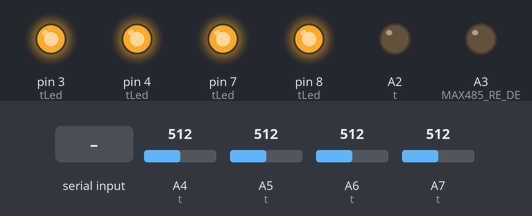
This sketch was run on a simulated Arduino Nano, built with avr-gcc and run on an emulated ATmega328P. On the bench: output pins drawn as LEDs (lit = HIGH). Inputs (shaded band) come from the test bench; at power-on: A4 (t) = 512, A5 (t) = 512, A6 (t) = 512, A7 (t) = 512. What the sketch prints to the serial monitor is not drawn.

Above: at 0.1 s.
At 4.2 s:
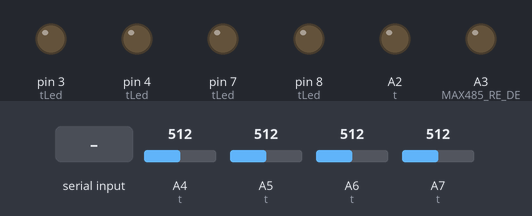
4.3 s: "1" received over Serial
Timing chart, 0 to 7.3 s (numbered marks = the images above; inputs shaded):
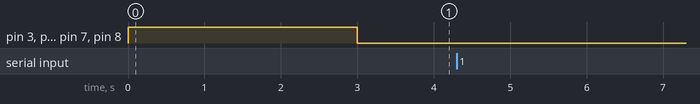

The sketch:

main_board.ino
```cpp
#define CHANNELS 4

// PINS
const int t[CHANNELS+1] = {A4, A5, A7, A6, A2}; // pins + relay
const int tLed[CHANNELS+1] = {8, 7, 4, 3}; // pins
#define RELAY CHANNELS // relay out index in t array

#define INTERVAL 2000 // interval check in miliseconds

//---------------------------------------
// Variables defined here and above
unsigned long currentMillis = 0;
unsigned long previousMillis = 0;

// variables for adc vals
int adc[CHANNELS] = {};

// variable for local alarm state
uint8_t alarmed_inputs = 0; //   Переменная которая каждый раз в цикле хранит количество датчиков которые находятся в состоянии тревоги
const uint8_t ALARM_STARTS_BORDER = 3; // Сколько датчиков должны сработать для активации реле
bool isAlarm = false;

//-------------
// buffers
const int BUF_CAP = 10; // Длина буфера
const int ADC_MAX_VAL = 1023; // Максимальное значение в буфере. Инициализируем им буфер чтобы алгоритм не сработал в самом начале после старта ллаты
const int ALARM_VAL_COUNT = 70; // Какой процент значений в буфере должны быть ниже порогового для срабатывания тревоги по этому каналу
const int ALARM_THRESHOLD_VAL = 100; // Пороговое значние, ниже которого считается что пропал сигнал с датчика

int b[CHANNELS][BUF_CAP] = {{}};

uint16_t state = 0, prevState = 0;

String foo;

//char buf[2048] = {};
//size_t count=0;

//---------------------------------------

void initBuffer(int* buf) {
  if (buf!=0)
      for (int i=0; i<BUF_CAP; ++i)
        buf[i] = ADC_MAX_VAL;
}

void updateBuffer(int* buf, const int& v) {
   if (buf!=0) {
       for (int i=0; i<BUF_CAP-1; ++i)
          buf[i] = buf[i+1];
       buf[BUF_CAP-1] = v;
   }
}

bool checkBuffer(const int* buf) {
  int t_vals = 0;
  if (buf!=0)
      for (int i=0; i<BUF_CAP; i++)
        if (buf[i] < ALARM_THRESHOLD_VAL)
          t_vals++;
  if (t_vals>(BUF_CAP*(ALARM_VAL_COUNT/100.0)))
    return true;
  return false;
}

//-------------
// RS485
#define MAX485_RE_DE   A3

void beginTransmission() {
  digitalWrite(MAX485_RE_DE, HIGH);
}

void endTransmission() {
  digitalWrite(MAX485_RE_DE, LOW);
}

//--------------
// BitMasks
const uint16_t ALARM_STATE_MASK = 0x0001; // Main alarm
const uint16_t CH_STATE_MASKS[CHANNELS] = {
    0x0002, // Channel 0
    0x0004, // Channel 1
    0x0008, // Channel 2
    0x0010  // Channel 3
  };

int16_t encodeState(bool const isAlarm, bool* const inputStates) {
  int16_t res = 0;
  if (isAlarm)
    res |= ALARM_STATE_MASK;
  else
    res &= ~ALARM_STATE_MASK;
  for (uint8_t i=0; i<CHANNELS; ++i) {
    if (inputStates[i])
      res |= CH_STATE_MASKS[i];
    else
      res &= ~CH_STATE_MASKS[i];
  }
  return res;
}

void decodeStates(uint16_t const state, bool& isAlarm, bool* inputStates) {
  isAlarm = (state & ALARM_STATE_MASK);
  for (uint8_t i=0; i<CHANNELS; ++i)
    inputStates[i] = (state & CH_STATE_MASKS[i]);
}
//--------------

void setup() {
  pinMode(MAX485_RE_DE, OUTPUT);
  digitalWrite(MAX485_RE_DE, LOW);
  Serial.begin(115200, SERIAL_8N1);

  for (uint8_t i=0; i<CHANNELS; ++i)
    pinMode(tLed[i], OUTPUT);
  pinMode(t[RELAY], OUTPUT);
  for (uint8_t i=0; i<CHANNELS; ++i)
    initBuffer(b[i]);

  for (uint8_t i=0; i<CHANNELS; ++i)
    digitalWrite(tLed[i], HIGH);
  delay(3000);
  for (uint8_t i=0; i<CHANNELS; ++i)
    digitalWrite(tLed[i], LOW);
}

void sendState(int16_t val) {
    sendString(String(state));
}

void sendString(String const& s) {
    beginTransmission();
    Serial.println(s);
    Serial.flush();
    endTransmission();
}

void checkADCs() {
  for (uint8_t i=0; i<CHANNELS; ++i)
    adc[i]=analogRead(t[i]);

  for (uint8_t i=0; i<CHANNELS; ++i)
    updateBuffer(b[i], adc[i]);

  for (uint8_t i=0; i<CHANNELS; ++i) {
    if (checkBuffer(b[i])) {
      digitalWrite(tLed[i],HIGH);
      state |= CH_STATE_MASKS[i]; // enable
    }
    else {
      digitalWrite(tLed[i],LOW);
      state &= ~CH_STATE_MASKS[i]; // disable
    }
  }

  alarmed_inputs = 0;
  for (uint8_t i=0; i<CHANNELS; ++i)
    if (state & CH_STATE_MASKS[i])
      alarmed_inputs++;

  state &= ~ALARM_STATE_MASK; // disable
  if (alarmed_inputs>=ALARM_STARTS_BORDER)
    state |= ALARM_STATE_MASK; // enable
}

void loop() {
  currentMillis = millis();
  if(currentMillis - previousMillis >= INTERVAL) {
    previousMillis = currentMillis;
    checkADCs();
    prevState = state;

    if (Serial.available()>0) {
      foo = Serial.readString();
      foo.trim();
      foo = "Readed: <" + foo + ">. State: <" + String(state) + ">";
      sendString(foo);
    }
  }

}
```
